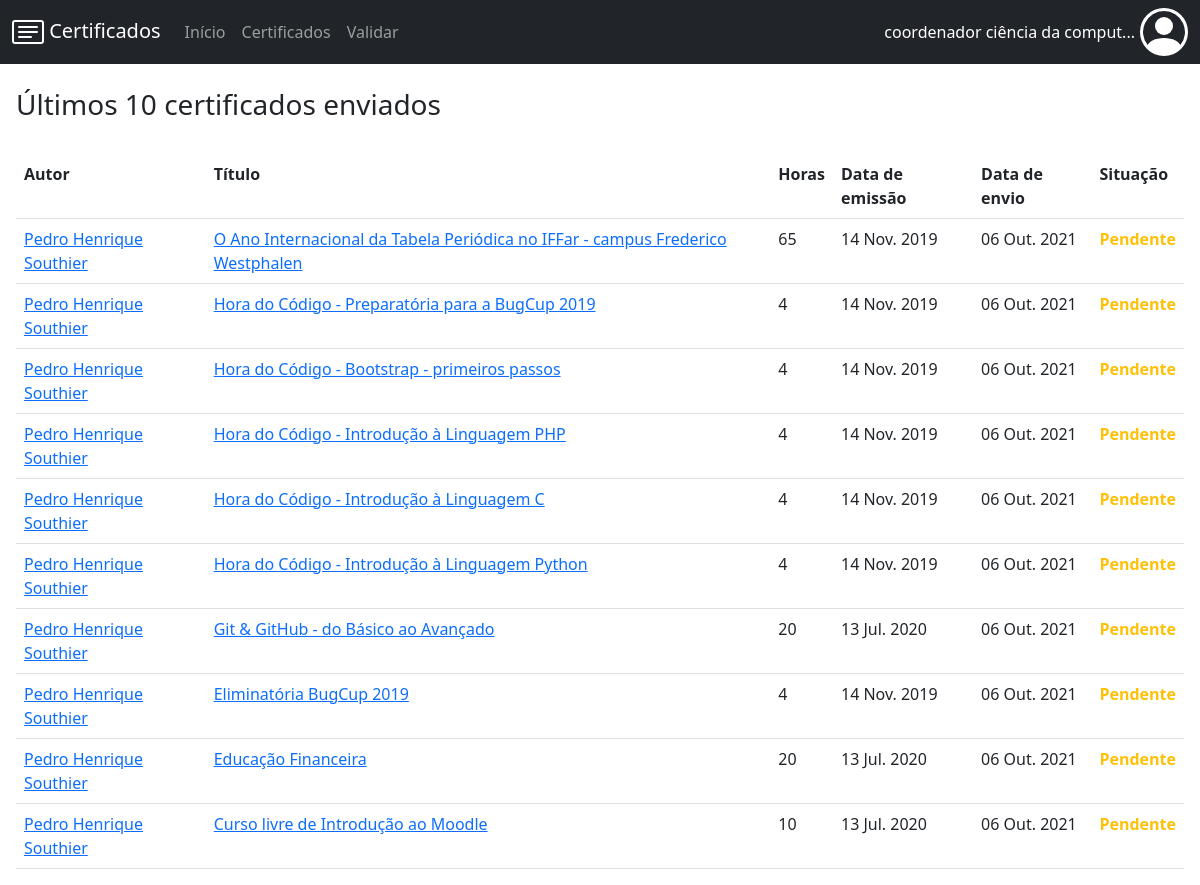
Page /certificados/ (signed in) on the earlier database version.
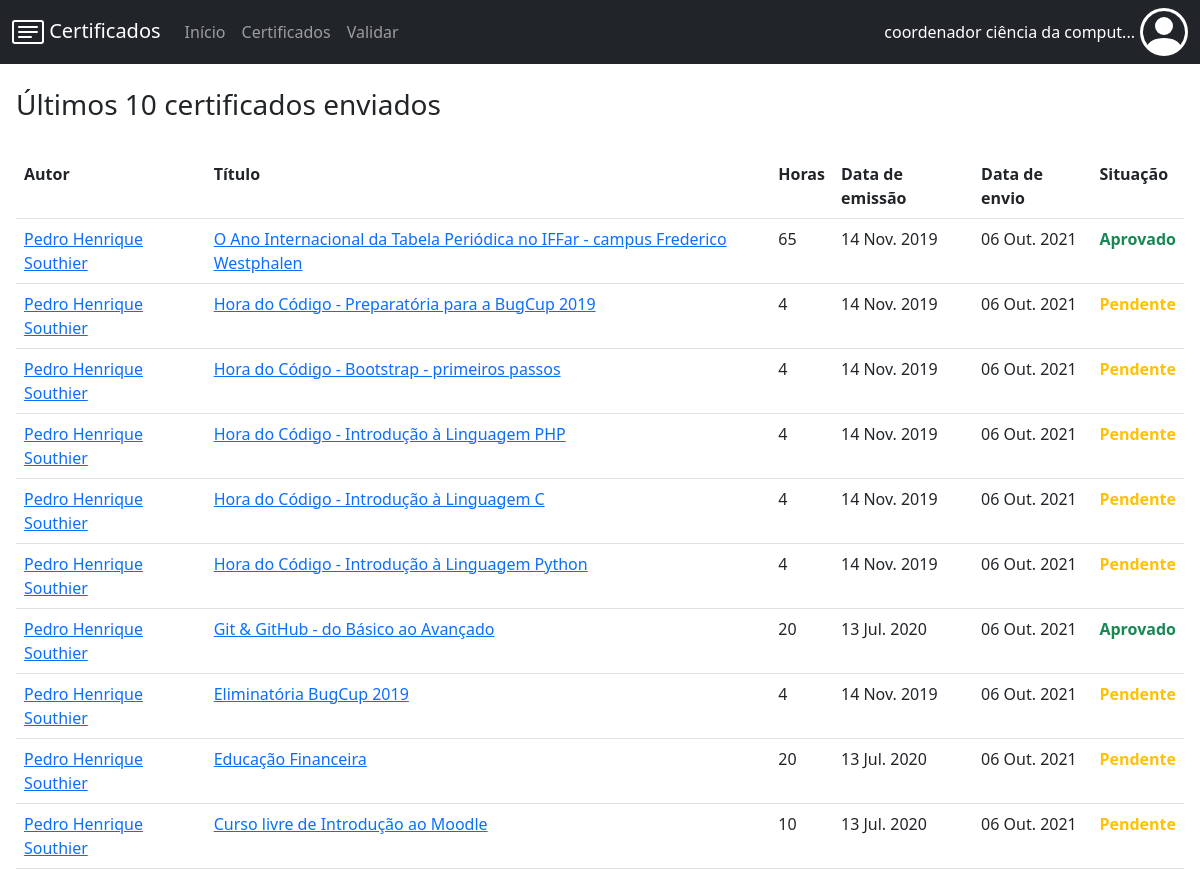
Same page on the later database version.
### certificados/models.py (models this page shows, shortened)
class Certificado(models.Model):
    horas = models.IntegerField()
    titulo = models.CharField(max_length=150)
    data_emissao = models.DateTimeField()
    data_envio = models.DateTimeField(default=timezone.now)
    situacao = models.SmallIntegerField(default = 2)
    imagem = models.FileField(
        upload_to = 'certificados/',
        validators=[validate_file_extension]
    )
    usuario = models.ForeignKey('auth.User', on_delete=models.CASCADE)
    categoria = models.ForeignKey('Categoria', on_delete=models.CASCADE)
    curso = models.ForeignKey('Curso', on_delete=models.CASCADE)
    def __str__(self):
        return self.titulo + " (" + str(self.id) + ")"
    def tamanho_titulo(self):
        t = len(self.titulo)
        if t <= 120:
            return self.titulo[0:120]
        else:
            return self.titulo[0:117] + "..."
    def tamanho_autor(self):
        a = len(self.usuario.first_name + " " + self.usuario.last_name)
        if a <= 100:
            return (self.usuario.first_name + " " + self.usuario.last_name)[0:100]
        else:
            return (self.usuario.first_name + " " + self.usuario.last_name)[0:97] + "..."

### certificados/views.py (the view)
# urls.py: path('', views.index, name='index'),
def index(request):
    if request.user.is_authenticated:
        if request.user.is_superuser:
            lista_certificados = Certificado.objects.order_by("-data_envio").filter(curso=request.user.perfil.curso)[0:10]
        else:
            lista_certificados = Certificado.objects.filter(usuario=request.user).order_by("-data_envio")[0:10]
        u = UserModel.objects.get(id=request.user.id)
        lista_categorias = Categoria.objects.filter(curso=u.perfil.curso)
        horas_pendente = 0
        horas_recusado = 0
        for c in lista_certificados:
            if c.situacao == 1:
                pass
            elif c.situacao == 2:
                horas_pendente = horas_pendente + c.horas
            elif c.situacao == 3:
                horas_recusado = horas_recusado + c.horas
        situacao = ["Aprovado", "Pendente", "Recusado", "Erro"]
        contexto = {'lista_certificados': lista_certificados, 'situacao':situacao, 'lista_categorias': lista_categorias, 'u':u, 'horas_pendente': horas_pendente, 'horas_recusado': horas_recusado}
        return render(request, 'certificados/index.html', contexto)
    else:
        return HttpResponseRedirect("/certificados/login/")

### certificados/templates/certificados/index.html (shortened to what this page needs)
{% extends 'certificados/base.html' %}
{% block conteudo%}
    {% if lista_certificados %}
    <h3>Últimos 10 certificados enviados</h3>
        <table class="table" style="margin-top: 32px;">
            <tr>
                <th> Autor </th>
                <th> Título </th>
                <th class="form-horas"> Horas </th>
                <th class="form-data-emissao"> Data de emissão </th>
                <th> Data de envio </th>
                <th class="form-situacao"> Situação </th>
            </tr>
        {% for p in lista_certificados %}
            <tr id="tabela_{{p}}" style="display: normal;" class="elementos_tabela">
                {% if user.is_superuser %}
                    <td class="break-word"><a href="/certificados/usuario/{{p.usuario.id}}">{{p.tamanho_autor}}</a></td>
                {% else %}
                    <td class="break-word">{{p.tamanho_autor}}</td>
                {% endif %}
                <td class="break-word" id="titulo_tabela_{{p}}"><a href="/certificados/{{ p.id }}">{{p.tamanho_titulo}}</a></td>
                <td class="form-horas"> {{p.horas}} </td>
                <td class="form-data-emissao"> {{p.data_emissao|date:'d M. Y'}} </td>
                <td> {{p.data_envio|date:'d M. Y'}} </td>
                {% if p.situacao == 1 %}
                    <td class="form-situacao"><span id="situacao_{{p}}" class="fw-bold situacao_aprovado"> {{situacao.0}} </span></td>
                {% elif p.situacao == 2 %}
                    <td class="form-situacao"><span id="situacao_{{p}}" class="fw-bold situacao_pendente"> {{situacao.1}} </span></td>
                {% elif p.situacao == 3 %}
                    <td class="form-situacao"><span id="situacao_{{p}}" class="fw-bold situacao_recusado"> {{situacao.2}} </span></td>
                {% else %}
                    <td class="form-situacao"><span id="situacao_{{p}}" class="fw-bold situacao_erro"> {{situacao.3}} </span></td>
                {% endif %}
            </tr>
        {% endfor %}
        </table>
    {% else %}
        <p>Nenhum certificado cadastrado.</p>
    {% endif %}
{% endblock %}

Differences in the rows shown:
changed Certificado "O Ano Internacional da Tabela Periódica no IFFar - campus Frederico Westphalen": situacao "Pendente" → "Aprovado"
changed Certificado "Git & GitHub - do Básico ao Avançado": situacao "Pendente" → "Aprovado"
